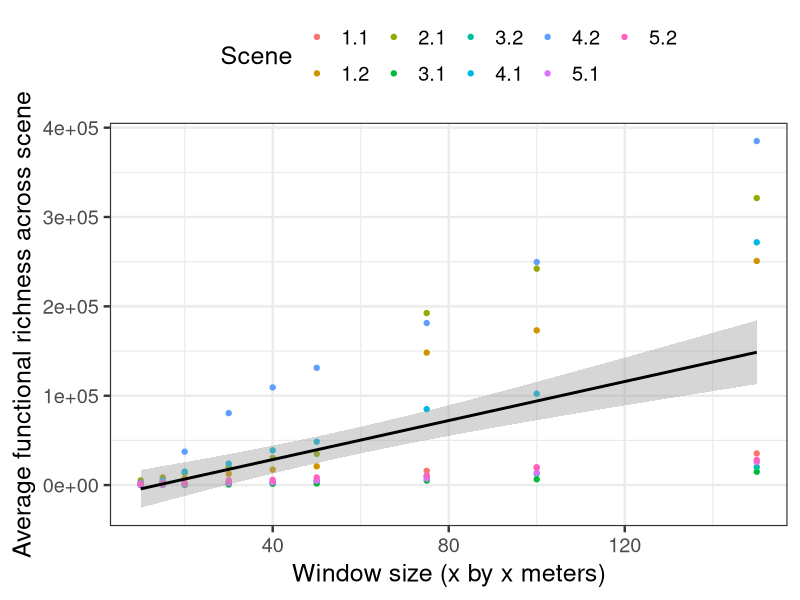

This figure's R source:
library(data.table)
library(ggplot2)
data <- fread("for_R.csv")

ggplot(data = data, aes(x = scale, y = fric, color = as.factor(scene))) +
  geom_point() +
  geom_smooth(method = "lm", color = "black") +
  theme_bw(base_size = 18) +
  labs(x = "Window size (x by x meters)", y = "Average functional richness across scene",
       color = "Scene") +
  theme(legend.position = "top")

data_11 <- data[scene == "1.1", ]
summary(lm(fric ~ scale, data = data_11))

data_12 <- data[scene == "1.2", ]
summary(lm(fric ~ scale, data = data_12))

data_21 <- data[scene == "2.1", ]
summary(lm(fric ~ scale, data = data_21))

data_31 <- data[scene == "3.1", ]
summary(lm(fric ~ scale, data = data_31))

data_32 <- data[scene == "3.2", ]
summary(lm(fric ~ scale, data = data_32))

data_41 <- data[scene == "4.1", ]
summary(lm(fric ~ scale, data = data_41))

data_42 <- data[scene == "4.2", ]
summary(lm(fric ~ scale, data = data_42))

data_51 <- data[scene == "5.1", ]
summary(lm(fric ~ scale, data = data_51))

data_52 <- data[scene == "5.2", ]
summary(lm(fric ~ scale, data = data_52))
